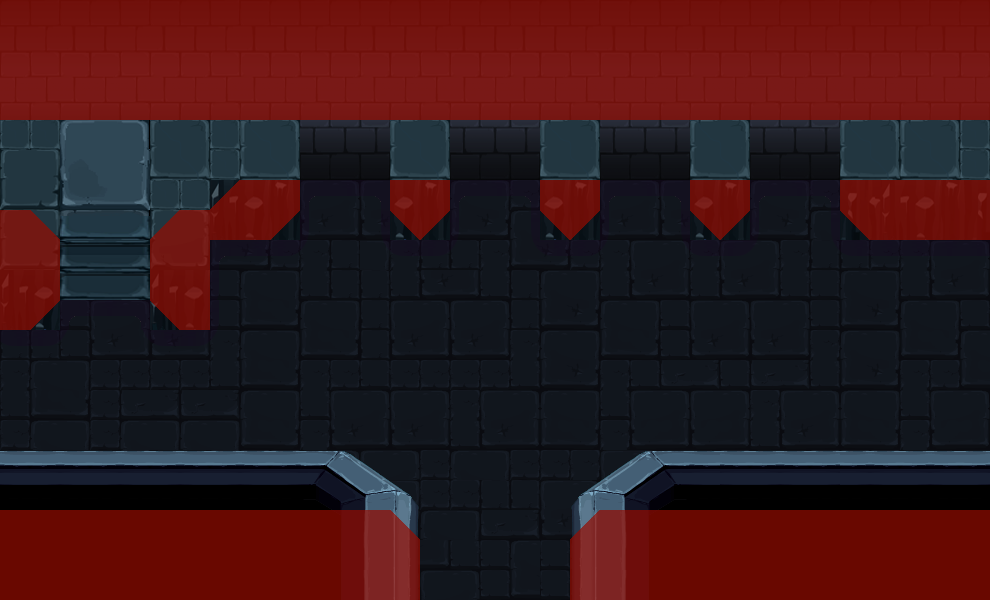

The image is a tile-based game level rendered from a .tmx file. Its description and source (layers, tilesets, objects; grid data summarised) follow:
An orthogonal 33x20 tile map with 30x30 px tiles, 6 tile layers (1, shadows, 2, 11, ...), 9 tilesets and 18 objects (obj_switch, box_1, box_2, box_3, box_4, ...).

<map version="1.0" orientation="orthogonal" width="33" height="20" tilewidth="30" tileheight="30">
 <properties>
  <property name="puzzle" value="collections" />
 </properties>
 <tileset firstgid="1" name="collisions" tilewidth="30" tileheight="30">
  <image source="res/collisions.png" width="150" height="30" />
 </tileset>
 <tileset firstgid="6" name="tileset_caves" tilewidth="30" tileheight="30">
  <image source="res/tileset_caves.png" width="1102" height="627" />
 </tileset>
 <tileset firstgid="726" name="cave_switch_up" tilewidth="60" tileheight="60">
  <image source="../objects/cave_switch_up.png" trans="ffffff" width="60" height="60" />
 </tileset>
 <tileset firstgid="727" name="b_001" tilewidth="90" tileheight="120">
  <image source="../puzzles/collection_1/box_c1_a_default.png" width="92" height="120" />
 </tileset>
 <tileset firstgid="728" name="b_002" tilewidth="90" tileheight="120">
  <image source="../puzzles/collection_1/box_c1_b_default.png" width="92" height="120" />
 </tileset>
 <tileset firstgid="729" name="b_003" tilewidth="90" tileheight="120">
  <image source="../puzzles/collection_1/box_c1_c_default.png" width="92" height="120" />
 </tileset>
 <tileset firstgid="730" name="b_004" tilewidth="90" tileheight="120">
  <image source="../puzzles/collection_1/box_c1_d_default.png" width="92" height="120" />
 </tileset>
 <tileset firstgid="731" name="b_005" tilewidth="90" tileheight="120">
  <image source="../puzzles/collection_1/box_c1_e_default.png" width="92" height="120" />
 </tileset>
 <tileset firstgid="732" name="tutorial_tile" tilewidth="60" tileheight="60">
  <image source="../objects/tutorial_tile.png" width="60" height="60" />
 </tileset>
 <layer name="1" width="33" height="20">
  <data>[660 cells, 561 non-empty, 93 distinct tile ids]</data>
 </layer>
 <layer name="shadows" width="33" height="20">
  <properties>
   <property name="layer" value="2" />
  </properties>
  <data>[660 cells, 54 non-empty, 9 distinct tile ids]</data>
 </layer>
 <layer name="2" width="33" height="20">
  <data>[660 cells, 0 non-empty, 0 distinct tile ids]</data>
 </layer>
 <layer name="11" width="33" height="20">
  <properties>
   <property name="layer" value="11" />
  </properties>
  <data>[660 cells, 96 non-empty, 1 distinct tile ids]</data>
 </layer>
 <layer name="12" width="33" height="20">
  <properties>
   <property name="layer" value="12" />
  </properties>
  <data>[660 cells, 77 non-empty, 34 distinct tile ids]</data>
 </layer>
 <layer name="collisions" width="33" height="20" opacity="0.7">
  <data>[660 cells, 260 non-empty, 5 distinct tile ids]</data>
 </layer>
 <objectgroup color="#00ff00" name="Boxs" width="33" height="20" opacity="0.86">
  <object name="obj_switch" gid="726" x="898" y="179" />
  <object name="box_1" gid="727" x="223" y="384" />
  <object name="box_2" gid="728" x="412" y="424" />
  <object name="box_3" gid="729" x="540" y="339" />
  <object name="box_4" gid="730" x="701" y="331" />
  <object name="box_5" gid="731" x="829" y="421" />
 </objectgroup>
 <objectgroup color="#ff0000" name="collision" width="33" height="20">
  <object name="col_player_barrier" x="299" y="174" width="557" height="2" />
  <object name="col_target_box_1" x="289" y="123" width="8" height="64" />
  <object name="col_target_box_2" x="439" y="124" width="8" height="64" />
  <object name="col_target_box_3" x="589" y="124" width="8" height="64" />
  <object name="col_target_box_4" x="739" y="124" width="8" height="64" />
 </objectgroup>
 <objectgroup color="#00ff00" name="trigger" width="33" height="20">
  <object name="target_box_1" x="296" y="159" width="98" height="21" />
  <object name="target_box_2" x="446" y="158" width="98" height="21" />
  <object name="target_box_3" x="596" y="158" width="98" height="21" />
  <object name="target_box_4" x="747" y="158" width="98" height="21" />
  <object name="door_a" x="435" y="581" width="125" height="28">
   <properties>
    <property name="event" value="enter" />
    <property name="orientation" value="s" />
    <property name="to" value="level_1:a" />
   </properties>
  </object>
 </objectgroup>
 <objectgroup color="#ff0000" name="Start" width="33" height="20">
  <object name="start" x="479" y="508" />
  <object name="obj_tutorial" gid="732" x="27" y="446">
   <properties>
    <property name="dialogID" value="tutorial_collections" />
   </properties>
  </object>
 </objectgroup>
 <objectgroup name="doors" width="33" height="20" />
</map>
